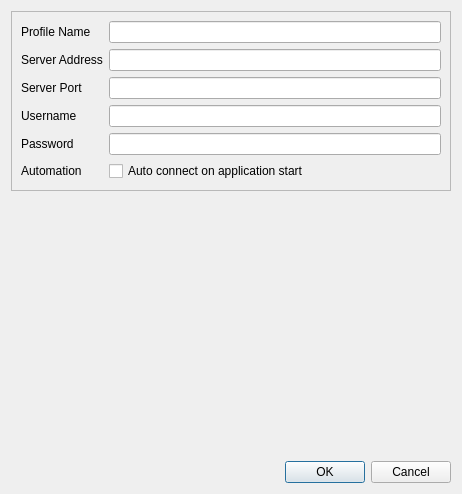
<?xml version="1.0" encoding="UTF-8"?>
<ui version="4.0">
 <class>HttpEditDialog</class>
 <widget class="QDialog" name="HttpEditDialog">
  <property name="geometry">
   <rect>
    <x>0</x>
    <y>0</y>
    <width>462</width>
    <height>494</height>
   </rect>
  </property>
  <property name="windowTitle">
   <string>Profile Editor</string>
  </property>
  <layout class="QVBoxLayout" name="verticalLayout">
   <item>
    <widget class="QFrame" name="editFrame">
     <property name="frameShape">
      <enum>QFrame::StyledPanel</enum>
     </property>
     <property name="frameShadow">
      <enum>QFrame::Raised</enum>
     </property>
     <layout class="QFormLayout" name="formLayout">
      <property name="sizeConstraint">
       <enum>QLayout::SetMaximumSize</enum>
      </property>
      <property name="fieldGrowthPolicy">
       <enum>QFormLayout::ExpandingFieldsGrow</enum>
      </property>
      <property name="rowWrapPolicy">
       <enum>QFormLayout::WrapLongRows</enum>
      </property>
      <property name="labelAlignment">
       <set>Qt::AlignLeading|Qt::AlignLeft|Qt::AlignVCenter</set>
      </property>
      <item row="1" column="0">
       <widget class="QLabel" name="nameLabel">
        <property name="text">
         <string>Profile Name</string>
        </property>
       </widget>
      </item>
      <item row="1" column="1">
       <widget class="QLineEdit" name="nameEdit"/>
      </item>
      <item row="2" column="0">
       <widget class="QLabel" name="serverAddrLabel">
        <property name="text">
         <string>Server Address</string>
        </property>
       </widget>
      </item>
      <item row="2" column="1">
       <widget class="QLineEdit" name="serverAddrEdit"/>
      </item>
      <item row="3" column="0">
       <widget class="QLabel" name="serverPortLabel">
        <property name="text">
         <string>Server Port</string>
        </property>
       </widget>
      </item>
      <item row="3" column="1">
       <widget class="QLineEdit" name="serverPortEdit">
        <property name="inputMethodHints">
         <set>Qt::ImhDigitsOnly|Qt::ImhPreferNumbers</set>
        </property>
       </widget>
      </item>
      <item row="4" column="0">
       <widget class="QLabel" name="label_3">
        <property name="text">
         <string>Username</string>
        </property>
       </widget>
      </item>
      <item row="4" column="1">
       <widget class="QLineEdit" name="usernameEdit"/>
      </item>
      <item row="5" column="0">
       <widget class="QLabel" name="pwdLabel">
        <property name="text">
         <string>Password</string>
        </property>
       </widget>
      </item>
      <item row="5" column="1">
       <widget class="QLineEdit" name="pwdEdit">
        <property name="inputMethodHints">
         <set>Qt::ImhNoAutoUppercase|Qt::ImhNoPredictiveText|Qt::ImhSensitiveData</set>
        </property>
        <property name="echoMode">
         <enum>QLineEdit::PasswordEchoOnEdit</enum>
        </property>
       </widget>
      </item>
      <item row="6" column="0">
       <widget class="QLabel" name="autoStartLabel">
        <property name="text">
         <string>Automation</string>
        </property>
       </widget>
      </item>
      <item row="6" column="1">
       <widget class="QCheckBox" name="autoStartCheckBox">
        <property name="sizePolicy">
         <sizepolicy hsizetype="Expanding" vsizetype="Fixed">
          <horstretch>0</horstretch>
          <verstretch>0</verstretch>
         </sizepolicy>
        </property>
        <property name="text">
         <string>Auto connect on application start</string>
        </property>
       </widget>
      </item>
     </layout>
    </widget>
   </item>
   <item>
    <spacer name="verticalSpacer">
     <property name="orientation">
      <enum>Qt::Vertical</enum>
     </property>
     <property name="sizeHint" stdset="0">
      <size>
       <width>20</width>
       <height>0</height>
      </size>
     </property>
    </spacer>
   </item>
   <item>
    <widget class="QDialogButtonBox" name="buttonBox">
     <property name="orientation">
      <enum>Qt::Horizontal</enum>
     </property>
     <property name="standardButtons">
      <set>QDialogButtonBox::Cancel|QDialogButtonBox::Ok</set>
     </property>
    </widget>
   </item>
  </layout>
 </widget>
 <tabstops>
  <tabstop>nameEdit</tabstop>
  <tabstop>serverAddrEdit</tabstop>
  <tabstop>serverPortEdit</tabstop>
  <tabstop>pwdEdit</tabstop>
  <tabstop>autoStartCheckBox</tabstop>
 </tabstops>
 <resources/>
 <connections>
  <connection>
   <sender>buttonBox</sender>
   <signal>rejected()</signal>
   <receiver>HttpEditDialog</receiver>
   <slot>reject()</slot>
   <hints>
    <hint type="sourcelabel">
     <x>230</x>
     <y>473</y>
    </hint>
    <hint type="destinationlabel">
     <x>230</x>
     <y>246</y>
    </hint>
   </hints>
  </connection>
 </connections>
</ui>
